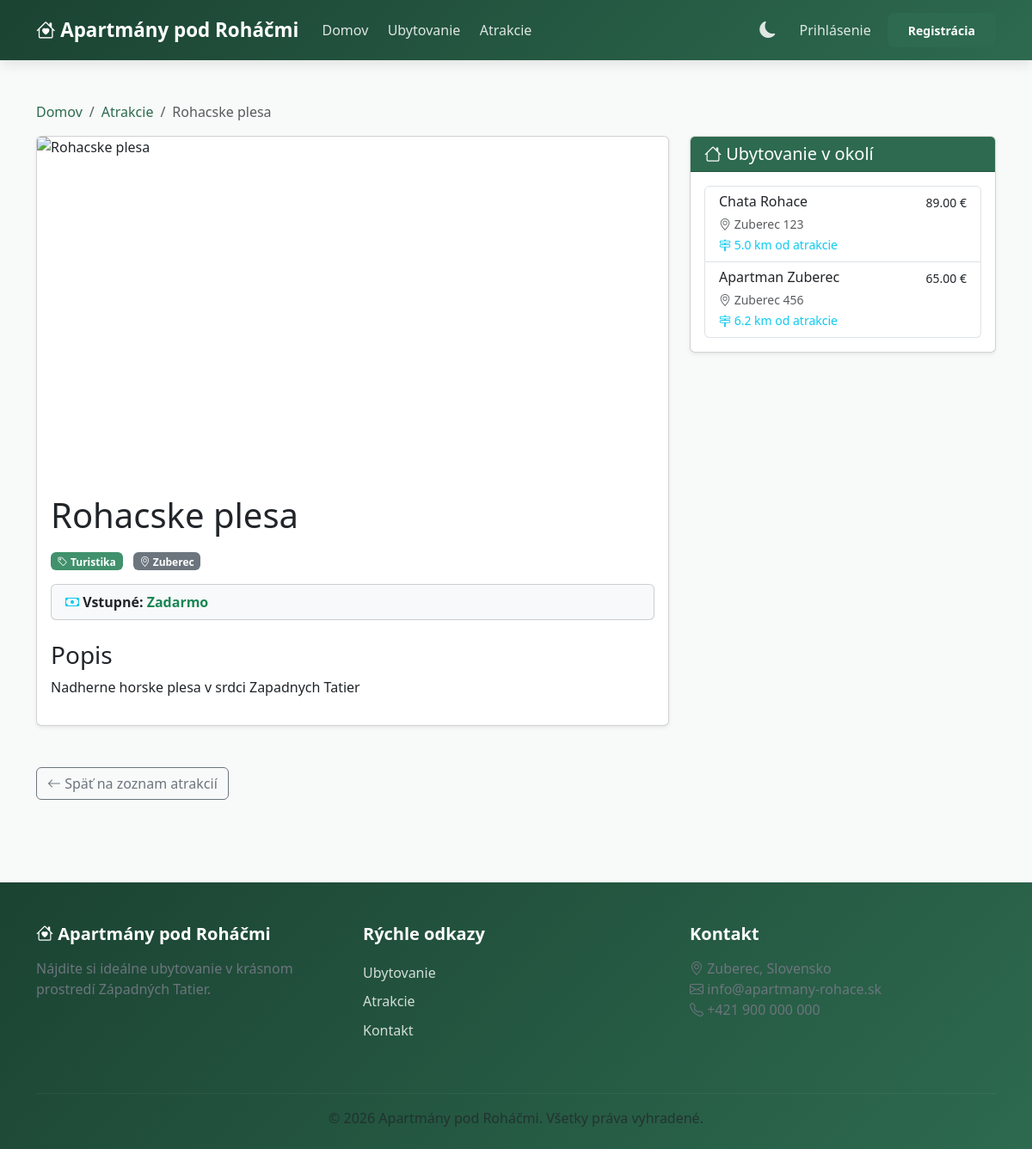
Page /?c=attraction&a=show&id=1 on the committed database.
### tables this page shows
CREATE TABLE `attraction` (
    `id` INT AUTO_INCREMENT PRIMARY KEY,
    `nazov` VARCHAR(255) NOT NULL,
    `popis` TEXT,
    `typ` VARCHAR(50),
    `cena` INT DEFAULT 0,
    `poloha` VARCHAR(255),
    `obrazok` TEXT
);

CREATE TABLE `accommodation_attraction` (
    `accommodation_id` INT NOT NULL,
    `attraction_id` INT NOT NULL,
    `vzdialenost_km` DECIMAL(5,2),
    PRIMARY KEY (`accommodation_id`, `attraction_id`),
    FOREIGN KEY (`accommodation_id`) REFERENCES `accommodation`(`id`) ON DELETE CASCADE,
    FOREIGN KEY (`attraction_id`) REFERENCES `attraction`(`id`) ON DELETE CASCADE
);

CREATE TABLE `accommodation` (
    `id` INT AUTO_INCREMENT PRIMARY KEY,
    `user_id` INT NOT NULL,
    `nazov` VARCHAR(255) NOT NULL,
    `popis` TEXT,
    `adresa` VARCHAR(255),
    `kapacita` INT,
    `cena_za_noc` DECIMAL(10,2),
    `vybavenie` TEXT,
    `obrazok` TEXT,
    `aktivne` TINYINT(1) DEFAULT 1,
    FOREIGN KEY (`user_id`) REFERENCES `users`(`id`) ON DELETE CASCADE
);

### Framework/Http/Responses/Response.php (called while the page is built, shortened)
<?php
abstract class Response
{
    public function send(): void
    {
        $this->generate();
    }
}

### public/index.php (called while the page is built, shortened)
<?php
require __DIR__ . '/../Framework/ClassLoader.php';
try {
    $app = new App();
    $app->run();
} catch (Exception $e) {
    die('An error occurred: ' . $e->getMessage());
}

### Framework/Support/LinkGenerator.php (called while the page is built, shortened)
<?php
class LinkGenerator
{
    private Request $request;
    public function __construct(Request $request, Router $router)
    {
        $this->request = $request;
    }
    public function url(
        string|array $destination,
        array $parameters = [],
        bool $absolute = false,
        bool $appendParameters = false
    ): string {
        list($controller, $action) = explode(".", $destination);
        $args = $appendParameters ? $this->request->get() : [];
        $args = ["c" => lcfirst($controller), "a" => $action != "index" ? $action : null] + $parameters + $args;
        $basePath = $absolute ? $this->request->getBaseUrl() : "";
        return $basePath . "?" . http_build_query($args);
    }
}

### Framework/ClassLoader.php (called while the page is built, shortened)
<?php
class ClassLoader
{
    public static function Boot(): void
    {
        spl_autoload_register(function ($class_name) {
            $baseDir = realpath(dirname(__DIR__));
            $relativePath = str_replace('\\', DIRECTORY_SEPARATOR, ltrim($class_name, '\\')) . '.php';
            $file = $baseDir . DIRECTORY_SEPARATOR . $relativePath;
        });
    }
}

### Framework/Http/Request.php (called while the page is built, shortened)
<?php
class Request
{
    private array $get;
    private array $post;
    public function __construct()
    {
        $this->get = $_GET;
        $this->post = $_POST;
    }
    public function get(?string $key = null): mixed
    {
        return $key === null ? $this->get : ($this->get[$key] ?? null);
    }
    public function post(?string $key = null): mixed
    {
        return $key === null ? $this->post : ($this->post[$key] ?? null);
    }
    public function value(string $key): mixed
    {
        return $this->post($key) ?? $this->get($key);
    }
}

### App/Controllers/AttractionController.php (called while the page is built, shortened)
<?php
class AttractionController extends BaseController
{
    public function show(Request $request): Response
    {
        $id = (int)$request->value('id');
        $attraction = Attraction::getOne($id);
        $nearbyAccommodations = $attraction->getNearbyAccommodations();
        return $this->html([
            'attraction' => $attraction,
            'nearbyAccommodations' => $nearbyAccommodations
        ]);
    }
}

### Framework/Core/Model.php (called while the page is built, shortened)
<?php
abstract class Model implements \JsonSerializable
{
    protected static ?string $tableName = null;
    protected static array $columnsMap = [];
    private static array $dbColumns = [];
    private static IDbConvention $dbConventions;
    protected static function getTableName(): string
    {
        if (!empty(static::$tableName)) {
            return static::$tableName;
        }
        return self::getConventions()->getTableName(get_called_class());
    }
    protected static function getPkColumnName(): string
    {
        return self::getConventions()->getPkColumnName(get_called_class());
    }
    protected static function getColumnsMap(): array
    {
        return static::$columnsMap ?? [];
    }
    public static function getOne(mixed $id): ?static
    {
        try {
            $sql = "SELECT " . static::getDBColumnNamesList() . " FROM `" . static::getTableName() . "` WHERE `" .
                static::getPkColumnName() . "`=?";
            $stmt = Connection::getInstance()->prepare($sql);
            $stmt->setFetchMode(PDO::FETCH_CLASS | PDO::FETCH_PROPS_LATE, static::class);
            $stmt->execute([$id]);
            $model = $stmt->fetch() ?: null;
            if ($model !== null) {
                $model->_dbId = $model->getIdValue();
                $model->_resultSet = new ResultSet([$model]);
            }
            return $model;
        } catch (PDOException $exception) {
            throw new Exception('Query failed: ' . $exception->getMessage(), 0, $exception);
        }
    }
    private static function getDbColumns(): array
    {
        try {
            $sql = "DESCRIBE " . static::getTableName();
            $stmt = Connection::getInstance()->prepare($sql);
            $stmt->execute([]);
            self::$dbColumns[static::class] = array_column($stmt->fetchAll(), 'Field');
            return self::$dbColumns[static::class];
        } catch (PDOException $exception) {
            throw new Exception('Query failed: ' . $exception->getMessage(), 0, $exception);
        }
    }
    private function getIdValue(): mixed
    {
        $pk = static::getPkColumnName();
        $prop = static::toPropertyName($pk);
        return isset($this->{$prop}) ? $this->{$prop} : null;
    }
    private static function getModelProperties(): array
    {
        $reflection = new \ReflectionClass(static::class);
        $properties = [];
        foreach ($reflection->getProperties() as $property) {
            $propertyName = $property->getName();
            if ($property->isStatic()) {
                continue;
            }
            $properties[$propertyName] = true;
        }
        return $properties;
    }
    private static function getDBColumnNamesList(): string
    {
        $dbColumns = [];
        foreach (static::getDbColumns() as $columnName) {
            $propertyName = static::toPropertyName($columnName);
            if ($propertyName != $columnName) {
                $dbColumns[] = "`$columnName` AS {$propertyName}";
            } else {
                $dbColumns[] = $columnName;
            }
        }
        return implode(', ', $dbColumns);
    }
    private static function toPropertyName(string $columnName): string
    {
        $customMapping = static::getColumnsMap();
        if (isset($customMapping[$columnName])) {
            return $customMapping[$columnName];
        } else {
            return static::getConventions()->toPropertyName($columnName);
        }
    }
    private static function getConventions(): IDbConvention
    {
        if (!isset(static::$dbConventions)) {
            static::$dbConventions = new (Configuration::DB_CONVENTIONS_CLASS)();
        }
        return static::$dbConventions;
    }
}

### Framework/DB/Connection.php (called while the page is built, shortened)
<?php
class Connection
{
    private static ?Connection $instance = null;
    private PDO $db;
    public function __construct(PDO $db)
    {
        $this->db = $db;
    }
    public static function getInstance(): Connection
    {
        try {
            if (self::$instance == null) {
                $db = new PDO(
                    'mysql:dbname=' . Configuration::DB_NAME . ';host=' . Configuration::DB_HOST,
                    Configuration::DB_USER,
                    Configuration::DB_PASS
                );
                $db->setAttribute(PDO::ATTR_ERRMODE, PDO::ERRMODE_EXCEPTION);
                $db->setAttribute(PDO::ATTR_EMULATE_PREPARES, true);
                self::$instance = new self($db);
            }
            return self::$instance;
        } catch (PDOException $e) {
            throw new Exception('Connection failed: ' . $e->getMessage());
        }
    }
    public function prepare(string $sql): DebugStatement
    {
        try {
            return new DebugStatement($this->db->prepare($sql));
        } catch (PDOException $e) {
            throw new Exception('Prepare failed: ' . $e->getMessage());
        }
    }
}

### Framework/DB/DebugStatement.php (called while the page is built, shortened)
<?php
class DebugStatement
{
    private PDOStatementAlias $stmt;
    public function __construct($stmt)
    {
        $this->stmt = $stmt;
    }
    public function execute(?array $params = null): bool
    {
        $result = $this->stmt->execute($params);
        $this->stmt->debugDumpParams();
        return $result;
    }
    public function __call(string $name, array $arguments): mixed
    {
        return $this->stmt->{$name}(...$arguments);
    }
}

### Framework/DB/DefaultConventions.php (called while the page is built, shortened)
<?php
class DefaultConventions implements IDbConvention
{
    public function getPkColumnName(string $className): string
    {
        return 'id';
    }
    public function toPropertyName(string $columnName): string
    {
        return $columnName;
    }
}

### App/Models/Attraction.php (called while the page is built, shortened)
<?php
class Attraction extends Model
{
    protected ?int $id = null;
    public function __get($name)
    {
        return $this->$name ?? null;
    }
    public function getNearbyAccommodations(): array
    {
        $sql = "SELECT a.*, aa.vzdialenost_km
                FROM accommodation a
                JOIN accommodation_attraction aa ON a.id = aa.accommodation_id
                WHERE aa.attraction_id = ? AND a.aktivne = 1
                ORDER BY aa.vzdialenost_km";
        $stmt = Connection::getInstance()->prepare($sql);
        $stmt->execute([$this->id]);
        $accommodations = [];
        while ($row = $stmt->fetch(\PDO::FETCH_ASSOC)) {
            $accommodation = new Accommodation();
            foreach ($row as $key => $value) {
                if (property_exists($accommodation, $key)) {
                    $accommodation->$key = $value;
                }
            }
            $accommodation->vzdialenost_km = $row['vzdialenost_km'];
            $accommodations[] = $accommodation;
        }
        return $accommodations;
    }
}

### App/Views/Attraction/show.view.php (the view, shortened to what this page needs)
<div class="container py-5">
    <nav aria-label="breadcrumb">
        <ol class="breadcrumb">
            <li class="breadcrumb-item"><a href="<?= $link->url('home.index') ?>">Domov</a></li>
            <li class="breadcrumb-item"><a href="<?= $link->url('attraction.index') ?>">Atrakcie</a></li>
            <li class="breadcrumb-item active" aria-current="page"><?= htmlspecialchars($attraction->nazov) ?></li>
        </ol>
    </nav>
    <div class="row">
        <div class="col-lg-8">
            <div class="card shadow-sm mb-4">
                <?php if ($attraction->obrazok): ?>
                    <img src="<?= htmlspecialchars($attraction->obrazok) ?>"
                         class="card-img-top"
                         style="height: 400px; object-fit: cover;"
                         alt="<?= htmlspecialchars($attraction->nazov) ?>">
                <?php else: ?>
                    <img src="https://images.unsplash.com/photo-1506905925346-21bda4d32df4?w=1200"
                         class="card-img-top"
                         style="height: 400px; object-fit: cover;"
                         alt="<?= htmlspecialchars($attraction->nazov) ?>">
                <?php endif; ?>
                <div class="card-body">
                    <h1 class="card-title mb-3"><?= htmlspecialchars($attraction->nazov) ?></h1>
                    <div class="mb-3">
                        <?php if ($attraction->typ): ?>
                            <span class="badge bg-info me-2">
                                <i class="bi bi-tag"></i> <?= htmlspecialchars($attraction->typ) ?>
                            </span>
                        <?php endif; ?>
                        <?php if ($attraction->poloha): ?>
                            <span class="badge bg-secondary">
                                <i class="bi bi-geo-alt"></i> <?= htmlspecialchars($attraction->poloha) ?>
                            </span>
                        <?php endif; ?>
                    </div>
                    <?php if ($attraction->cena !== null): ?>
                        <div class="card bg-light mb-3">
                            <div class="card-body py-2">
                                <strong><i class="bi bi-cash text-info"></i> Vstupné:</strong>
                                <?php if ($attraction->cena == 0): ?>
                                    <span class="text-success fw-bold">Zadarmo</span>
                                <?php else: ?>
                                    <?= $attraction->getFormattedPrice() ?>
                                <?php endif; ?>
                            </div>
                        </div>
                    <?php endif; ?>
                    <?php if ($attraction->popis): ?>
                        <div class="mt-4">
                            <h3>Popis</h3>
                            <p class="text-justify"><?= nl2br(htmlspecialchars($attraction->popis)) ?></p>
                        </div>
                    <?php endif; ?>
                </div>
            </div>
        </div>
        <div class="col-lg-4">
            <div class="card shadow-sm">
                <div class="card-header bg-primary text-white">
                    <h5 class="mb-0"><i class="bi bi-house"></i> Ubytovanie v okolí</h5>
                </div>
                <div class="card-body">
                    <?php if (!empty($nearbyAccommodations)): ?>
                        <div class="list-group">
                            <?php foreach ($nearbyAccommodations as $acc): ?>
                                <a href="<?= $link->url('accommodation.show', ['id' => $acc->id]) ?>"
                                   class="list-group-item list-group-item-action">
                                    <div class="d-flex w-100 justify-content-between">
                                        <h6 class="mb-1"><?= htmlspecialchars($acc->nazov) ?></h6>
                                        <small><?= number_format($acc->cena_za_noc, 2) ?> €</small>
                                    </div>
                                    <small class="text-muted">
                                        <i class="bi bi-geo-alt"></i> <?= htmlspecialchars($acc->adresa) ?>
                                    </small>
                                    <?php if ($acc->vzdialenost_km !== null): ?>
                                        <br>
                                        <small class="text-info">
                                            <i class="bi bi-signpost-2"></i> <?= number_format($acc->vzdialenost_km, 1) ?> km od atrakcie
                                        </small>
                                    <?php endif; ?>
                                </a>
                            <?php endforeach; ?>
                        </div>
                    <?php else: ?>
                        <p class="text-muted mb-0">Žiadne ubytovanie v blízkosti</p>
                    <?php endif; ?>
                </div>
            </div>
        </div>
    </div>
    <div class="mt-4">
        <a href="<?= $link->url('attraction.index') ?>" class="btn btn-outline-secondary">
            <i class="bi bi-arrow-left"></i> Späť na zoznam atrakcií
        </a>
    </div>
</div>

### rows in the picture
attraction: nazov "Rohacske plesa", typ "Turistika", poloha "Zuberec", popis "Nadherne horske plesa v srdci Zapadnych Tatier"
accommodation_attraction: accommodation.nazov "Chata Rohace", accommodation.cena_za_noc "89.00", accommodation.adresa "Zuberec 123", vzdialenost_km "5.0"
accommodation_attraction: accommodation.nazov "Apartman Zuberec", accommodation.cena_za_noc "65.00", accommodation.adresa "Zuberec 456", vzdialenost_km "6.2"
